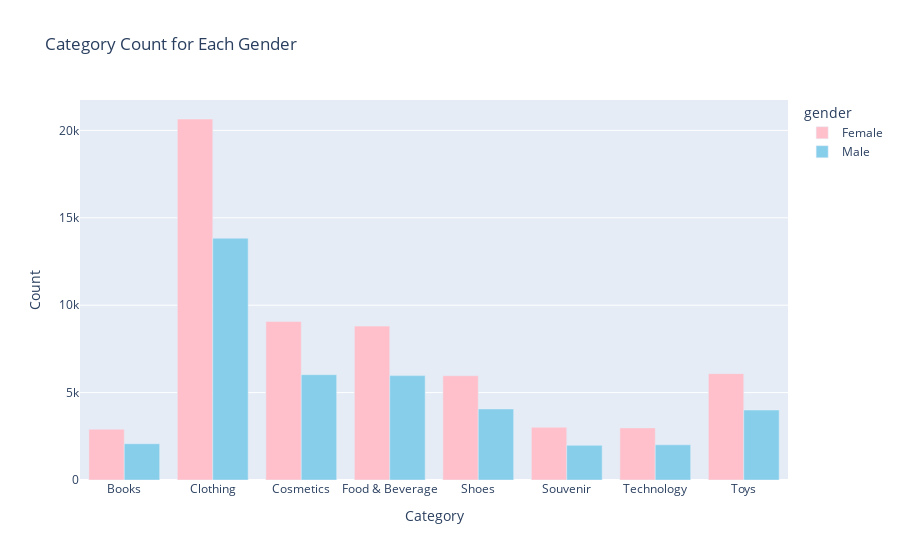

The code cell stored with this chart in its notebook:
### Code cell
category_count_values(df)

### Figure 1 — Plotly figure (JSON) as saved in the notebook; plotly's stock layout.template omitted (floating-point values rounded to 4 significant figures)
{"data": [{"alignmentgroup": "True", "hovertemplate": "gender=Female<br>Category=%{x}<br>Count=%{y}<extra></extra>", "legendgroup": "Female", "marker": {"color": "pink", "pattern": {"shape": ""}}, "name": "Female", "offsetgroup": "Female", "orientation": "v", "showlegend": true, "textposition": "auto", "type": "bar", "x": ["Books", "Clothing", "Cosmetics", "Food & Beverage", "Shoes", "Souvenir", "Technology", "Toys"], "xaxis": "x", "y": [2906, 20652, 9070, 8804, 5967, 3017, 2981, 6085], "yaxis": "y"}, {"alignmentgroup": "True", "hovertemplate": "gender=Male<br>Category=%{x}<br>Count=%{y}<extra></extra>", "legendgroup": "Male", "marker": {"color": "skyblue", "pattern": {"shape": ""}}, "name": "Male", "offsetgroup": "Male", "orientation": "v", "showlegend": true, "textposition": "auto", "type": "bar", "x": ["Books", "Clothing", "Cosmetics", "Food & Beverage", "Shoes", "Souvenir", "Technology", "Toys"], "xaxis": "x", "y": [2075, 13835, 6027, 5972, 4067, 1982, 2015, 4002], "yaxis": "y"}], "layout": {"barmode": "group", "legend": {"title": {"text": "gender"}, "tracegroupgap": 0}, "title": {"text": "Category Count for Each Gender"}, "xaxis": {"anchor": "y", "domain": [0, 1], "title": {"text": "Category"}}, "yaxis": {"anchor": "x", "domain": [0, 1], "title": {"text": "Count"}}}}
